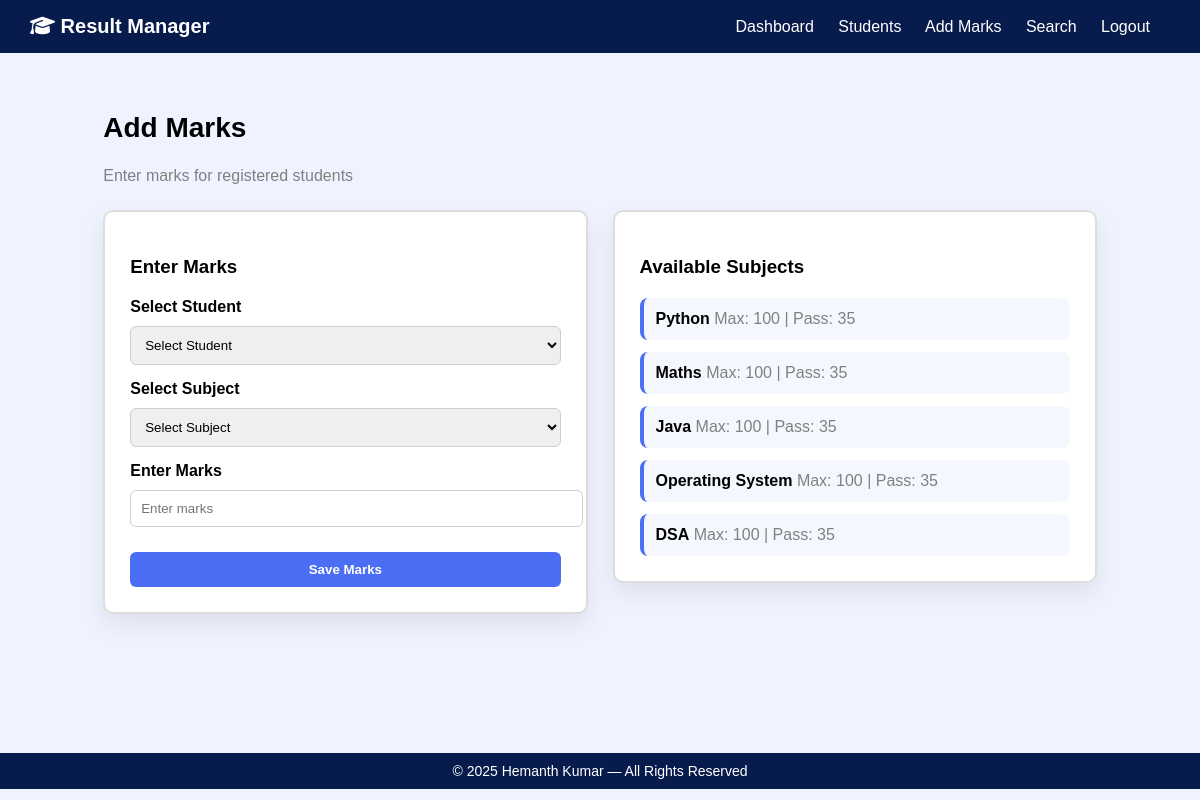
/add-marks/ (signed in), run on the app's committed database.
### core/models.py (models this page shows, shortened)
class Subject(models.Model):
    name = models.CharField(max_length=50)
    max_marks = models.IntegerField(default=100)
    pass_marks = models.IntegerField(default=35)

### core/views.py (the view, shortened to what this page needs)
# urls.py: path('add-marks/', views.addMarks, name="add_marks"),
@login_required
def addMarks(request):
    students = Student.objects.all().order_by("roll")   # ordered by roll number
    subjects = Subject.objects.all()
    return render(request, "add_marks.html",
                  {"students": students, "subjects": subjects})

### templates/add_marks.html (shortened to what this page needs)
{% extends 'base.html' %}
{% block content %}
<div class="add-container">
    <div class="title-area">
        <h2>Add Marks</h2>
        <p>Enter marks for registered students</p>
    </div>
    <div class="add-section ">
        <div class="left-card left-add-section">
            <h3>Enter Marks</h3>
            <form method="POST">
                <div class="input-group">
                    <label>Select Student</label>
                    <select name="student" required>
                        <option value="">Select Student</option>
                    </select>
                </div>
                <div class="input-group">
                    <label>Select Subject</label>
                    <select name="subject" required>
                        <option value="">Select Subject</option>
                    </select>
                </div>
                <div class="input-group">
                    <label>Enter Marks</label>
                    <input type="number" name="marks" placeholder="Enter marks" required>
                </div>
                <button class="save-btn">Save Marks</button>
            </form>
        </div>
        <div class="right-card left-add-section">
            <h3>Available Subjects</h3>
            <div class="subject-list">
                {% for s in subjects %}
                <div class="subject-item">
                    <strong>{{s.name}}</strong>
                    <span>Max: {{s.max_marks}} | Pass: {{s.pass_marks}}</span>
                </div>
                {% endfor %}
            </div>
        </div>
    </div>
</div>
{% endblock %}

### static/style.css (style rules this page uses)
body { font-family: Arial; background:#eef3ff; margin:0; min-height:100vh; }
html, body { height:100%; margin:0; }
input, select { width:100%; padding:10px; margin-top:10px; border-radius:6px; border:1px solid #ccc; }
button { width:100%; margin-top:10px; padding:10px; border:none; border-radius:6px; background:#4c63ff; color:white; }
select, input { width: 100%; padding: 10px; border-radius: 6px; border: 1px solid #d1d1d1; outline: none; }
.add-container { width: 92%; margin: auto; }
.title-area h2 { font-size: 28px; margin-top: 20px; }
.title-area p { color: gray; margin-bottom: 25px; }
.add-section { display: flex; gap: 25px; align-items: flex-start; }
.left-card, .right-card { background: white; padding: 25px; border-radius: 10px; width: 50%; box-shadow: 0 5px 20px rgba(0,0,0,0.08); }
.left-card h3, .right-card h3 { margin-bottom: 20px; }
.input-group { margin-bottom: 15px; }
.input-group label { font-weight: 600; }
select, input { width: 100%; padding: 10px; border-radius: 6px; border: 1px solid #cfcfcf; }
.save-btn { width: 100%; padding: 10px; border: none; border-radius: 6px; background: #4c6ef5; color: white; font-weight: bold; cursor: pointer; }
.subject-list { display: grid; gap: 12px; }
.subject-item { padding: 12px; border-radius: 8px; background: #f5f7ff; border-left: 4px solid #4c6ef5; }
.subject-item span { color: gray; }
.left-add-section { border: 2px solid #dddddd; box-shadow: 0 10px 25px rgba(0, 0, 0, 0.08); }

### data on the page
Subject: name "Python", max_marks "100", pass_marks "35"
Subject: name "Maths", max_marks "100", pass_marks "35"
Subject: name "Java", max_marks "100", pass_marks "35"
Subject: name "Operating System", max_marks "100", pass_marks "35"
Subject: name "DSA", max_marks "100", pass_marks "35"
